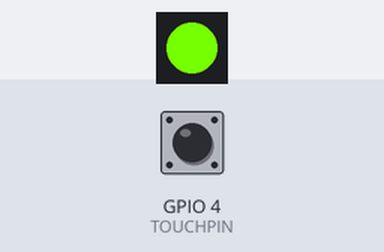
Bench run of a sketch on a simulated ESP32. Parts: 1 RGB LEDs in strip order, left to right. The test bench sets the inputs (shaded band); at power-on: GPIO 4 (TOUCHPIN) HIGH. The strip is taken to match the declared colour order; random numbers use the default seed unless the sketch sets one.

Above: at 1.2 s.
1.3 s: GPIO 4 (TOUCHPIN) pulled LOW for 0.15 s
At 2.3 s:
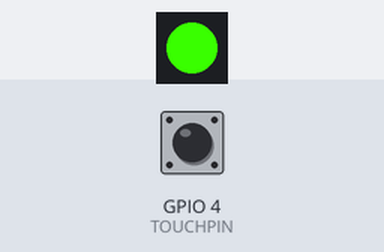
2.9 s: GPIO 4 (TOUCHPIN) pulled LOW for 1 s
At 4.8 s:
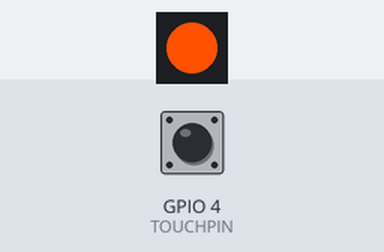
5.4 s: GPIO 4 (TOUCHPIN) pulled LOW for 0.15 s
At 6.7 s:
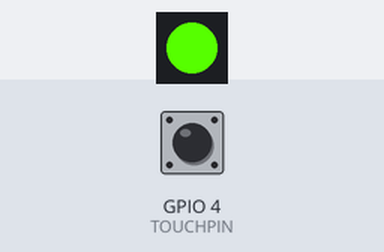
7.0 s: GPIO 4 (TOUCHPIN) pulled LOW for 1 s
At 9.1 s:
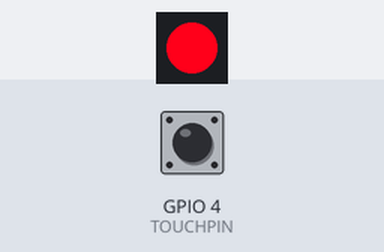
9.5 s: GPIO 4 (TOUCHPIN) pulsed LOW 5 times (0.12 s each, 0.3 s apart)
At 11.9 s:
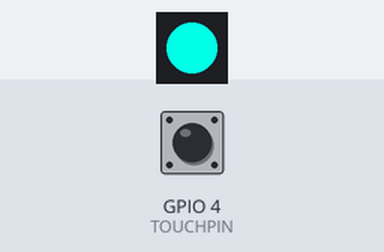
12.5 s: GPIO 4 (TOUCHPIN) pulled LOW for 3.2 s
At 16.2 s:
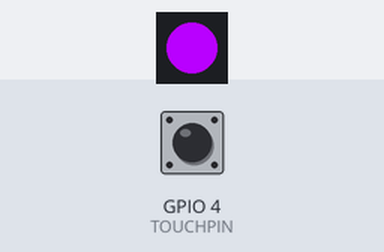
Timing chart, 0 to 17.7 s (numbered marks = the images above; inputs shaded):
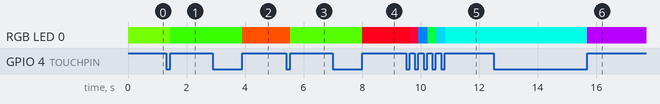

Measured:
- after the input at 1.3 s, RGB LED 0: RGB(118, 255, 0) → RGB(57, 255, 0) after 0.15 s
- after the input at 2.9 s, RGB LED 0: RGB(57, 255, 0) → RGB(255, 81, 0) after 1.0 s
- after the input at 5.4 s, RGB LED 0: RGB(255, 81, 0) → RGB(86, 255, 0) after 0.15 s
- after the input at 7.0 s, RGB LED 0: RGB(86, 255, 0) → RGB(255, 0, 26) after 1.0 s
- after the input at 9.5 s, RGB LED 0: RGB(255, 0, 26) → RGB(255, 0, 55) after 0.12 s, → RGB(0, 130, 255) 0.30 s later, → RGB(0, 255, 69) 0.33 s later, → RGB(0, 218, 255) 0.30 s later, … (5 changes in this stretch)
- after the input at 12.5 s, RGB LED 0: RGB(0, 255, 231) → RGB(185, 0, 255) after 3.2 s

The sketch:

CCI_WEEK6_NEOPIXEL_TEST.ino
```cpp
/*Week 6 CCI Diploma - Neopixel test by Andy Sheen */

//MAKE SURE YOU HAVE CHANGED YOU BOARD TO ESP32 DEV MODULE in Tools > Board.
//https://docs.espressif.com/projects/arduino-esp32/en/latest/installing.html


//MAKE SURE YOU DOWNLOAD THE ADAFRUIT NEOPIXEL LIBRARY FROM LIBRARY MANAGER
#include <Adafruit_NeoPixel.h>


// Neopixel definitions
#define LEDPIN  5
#define NUMPIXELS 1

// Touch sensor definitions
#define TOUCHPIN 4
#define TOUCHTHRESHOLD 30

bool isTouched = false;

//initialise Leds
Adafruit_NeoPixel pixels(NUMPIXELS, LEDPIN, NEO_RGB + NEO_KHZ800);

void setup() {
  // Init Serial Monitor
  Serial.begin(115200);

  //set up leds
  pixels.begin();

}

void loop() {

  // if capacitive touch is triggered
  if (touchRead(TOUCHPIN) > TOUCHTHRESHOLD && isTouched == false) {
    isTouched = true;
    pixels.setPixelColor(0, pixels.ColorHSV(random(65535)));
    pixels.show();   // Send the updated color to the led.
    delay(30);
  }

  // capacitive touch debouncing
  if (touchRead(TOUCHPIN) < TOUCHTHRESHOLD && isTouched == true) {
    //set out debouncing boolean to false
    isTouched = false;
  }


}
```
